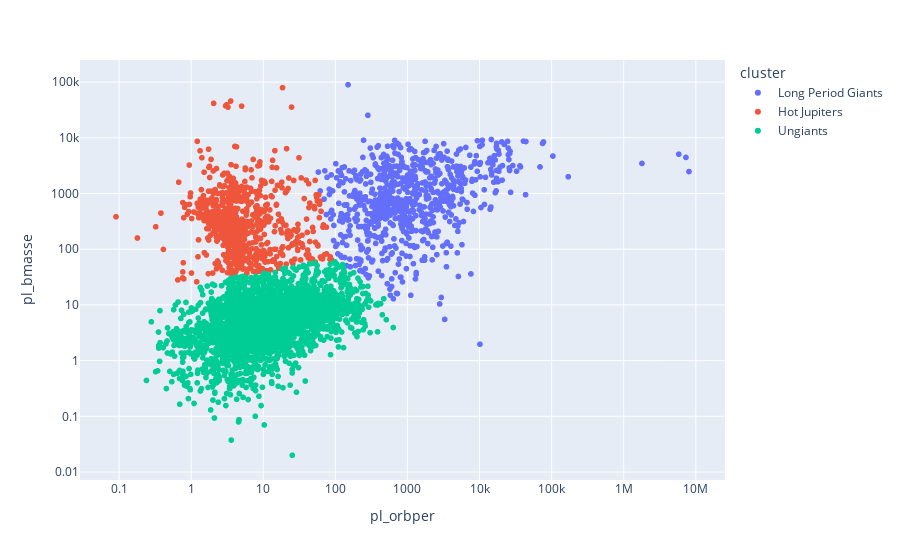

Notebook code cell kept with this figure:
### Markdown cell above
O gráfico acima, difere um pouco da classificação pretendia, que era:

    - Hot Jupiters: M ∼ 1MJ, P ∼ 3 days.
    - Long Period Giants: M ∼ 1MJ, P > 100 days.
    - Non-Giants: all the other exoplanets
    
        - pl_bmasse	Planet Mass [Earth Mass]	Amount of matter contained in the planet, measured in units of masses of the Earth
        - pl_orbper	Orbital Period [days]	Time the planet takes to make a complete orbit around the host star or system

- O valor divisório de massa de planeta parece ser 50 MJ
- O valor de período orbital parece estar na faixoa de 500 dias

### Code cell
# Refazendo chart de modo a usar o mouseover para mostrar o nome do planeta 
import plotly.express as px

fig = px.scatter(
    exop_df, 
    x="pl_orbper", 
    y="pl_bmasse",
    color="cluster",
    hover_name="pl_name",
    log_x=True,
    log_y=True
)
fig.show()

### Figure 1 — Plotly figure (JSON) as saved in the notebook; plotly's stock layout.template omitted (floating-point values rounded to 4 significant figures; data arrays with more than 128 entries replaced by an {"elided": "..."} marker saying what was removed)
{"data": [{"hovertemplate": "<b>%{hovertext}</b><br><br>cluster=Long Period Giants<br>pl_orbper=%{x}<br>pl_bmasse=%{y}<extra></extra>", "hovertext": {"elided": "779 str values"}, "legendgroup": "Long Period Giants", "marker": {"color": "#636efa", "symbol": "circle"}, "mode": "markers", "name": "Long Period Giants", "showlegend": true, "type": "scattergl", "x": {"elided": "779 float values"}, "xaxis": "x", "y": {"elided": "779 float values"}, "yaxis": "y"}, {"hovertemplate": "<b>%{hovertext}</b><br><br>cluster=Hot Jupiters<br>pl_orbper=%{x}<br>pl_bmasse=%{y}<extra></extra>", "hovertext": {"elided": "841 str values"}, "legendgroup": "Hot Jupiters", "marker": {"color": "#EF553B", "symbol": "circle"}, "mode": "markers", "name": "Hot Jupiters", "showlegend": true, "type": "scattergl", "x": {"elided": "841 float values"}, "xaxis": "x", "y": {"elided": "841 float values"}, "yaxis": "y"}, {"hovertemplate": "<b>%{hovertext}</b><br><br>cluster=Ungiants<br>pl_orbper=%{x}<br>pl_bmasse=%{y}<extra></extra>", "hovertext": {"elided": "3707 str values"}, "legendgroup": "Ungiants", "marker": {"color": "#00cc96", "symbol": "circle"}, "mode": "markers", "name": "Ungiants", "showlegend": true, "type": "scattergl", "x": {"elided": "3707 float values"}, "xaxis": "x", "y": {"elided": "3707 float values"}, "yaxis": "y"}], "layout": {"legend": {"title": {"text": "cluster"}, "tracegroupgap": 0}, "margin": {"t": 60}, "xaxis": {"anchor": "y", "domain": [0, 1], "title": {"text": "pl_orbper"}, "type": "log"}, "yaxis": {"anchor": "x", "domain": [0, 1], "title": {"text": "pl_bmasse"}, "type": "log"}}}
